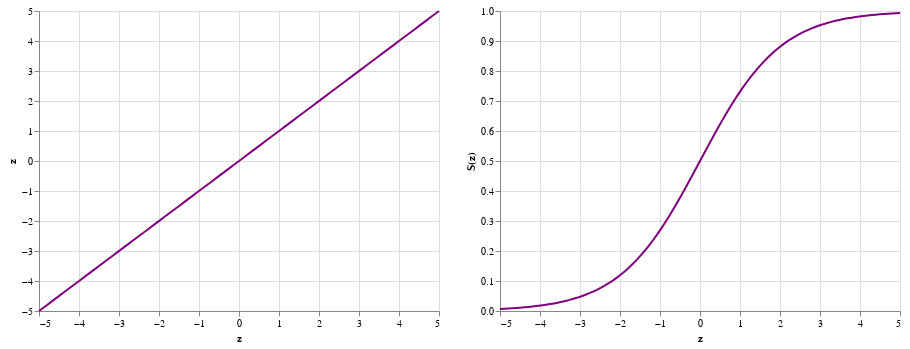

The code cell stored with this chart in its notebook:
### Markdown cell above
Notes in how to learn the weights of a logistic unit:
- As we mentioned, adding layers of linear units does not change the learning capacities of a neural network, thefore, we will examine the learning algorithm procedure for a multilayer network with non-linear units directly.
- With hidden units, we face non-convex optimization problem, where the error surface defined by the weights, it is not shaped like a bowl. Therefore, you can easily get stuck in a local minima.
- We know how to compute the derivatives to adjust the weights in a network withouth hidden units. Unfortunately, such procedure does not generalize to multilayer networks. The challenge is to find a way to train the network
- Threshold functions won't work, because their derivative is infinite at the threshold, and zero elsewhere.
- The fact that sigmoid functions change smoothly and constiniously, generates nice derivative which make learning easy.
- To train the network, we first need to compute the derivative of the output with respect to the logit and the derivative of the logit with respect to the weights. Then, we can compute the derivative of the output with respect to the weights.

As we know, a linear function is defined as:
\begin{equation*}
z = \sum_{k=1}^n w_k x_k = w_0 x_0 + w_1 x_1 + ... + w_n x_n
\end{equation*}

The sigmoid function, will take the output ***z*** from the linear function as follow:

\begin{equation*}
S(z) =  \frac{\mathrm{1} }{\mathrm{1} + e^{-z} } 
\end{equation*}

HERE: equation that take the derivative of the error with respect to the weights

HERE: Explain how this generalize to training multiple layers using the backpropagation algorithm
- The key idea behind backpropagation is to compute how fast the error changes, as we change the **activity** of the hidden units.
- This means that we don't try to compute the 'ideal' activity of a hidden unit, but to compute the error derivatives with respect to the activity of the hidden units.
- Since the activity of a hidden unit, may affect the activity of many output units, and therefore, to affect the overall error via multiple outputs.
- The idea is to compute the error derivatives for all the hidden units **at the same time**. Once we have those derivatives, is easy to compute the error derivatives for the weights going into a hidden unit.

### Code cell
from scipy.special import expit
import numpy as np
import pandas as pd
import altair as alt

z = np.linspace(-5.0, 5.0, num=100)
s = expit(x)
df = pd.DataFrame({'z':z, 'S(z)':s})

base = alt.Chart(df).mark_line(color='purple')

lin = base.encode(
    x='z',
    y='z'
)

sig = base.encode(
    x='z',
    y='S(z)'
)


lin | sig

### Figure 1 — Vega-Lite specification as saved in the notebook (floating-point values rounded to 4 significant figures)
{"$schema": "https://vega.github.io/schema/vega-lite/v3.4.0.json", "config": {"mark": {"tooltip": null}, "view": {"height": 300, "width": 400}}, "data": {"name": "data-f0e08cf570932e7107b5384acad922d7"}, "datasets": {"data-f0e08cf570932e7107b5384acad922d7": [{"S(z)": 0.006693, "z": -5}, {"S(z)": 0.007399, "z": -4.899}, {"S(z)": 0.008179, "z": -4.798}, {"S(z)": 0.00904, "z": -4.697}, {"S(z)": 0.009992, "z": -4.596}, {"S(z)": 0.01104, "z": -4.495}, {"S(z)": 0.0122, "z": -4.394}, {"S(z)": 0.01348, "z": -4.293}, {"S(z)": 0.01489, "z": -4.192}, {"S(z)": 0.01645, "z": -4.091}, {"S(z)": 0.01817, "z": -3.99}, {"S(z)": 0.02006, "z": -3.889}, {"S(z)": 0.02214, "z": -3.788}, {"S(z)": 0.02444, "z": -3.687}, {"S(z)": 0.02697, "z": -3.586}, {"S(z)": 0.02975, "z": -3.485}, {"S(z)": 0.0328, "z": -3.384}, {"S(z)": 0.03617, "z": -3.283}, {"S(z)": 0.03986, "z": -3.182}, {"S(z)": 0.04391, "z": -3.081}, {"S(z)": 0.04835, "z": -2.98}, {"S(z)": 0.05321, "z": -2.879}, {"S(z)": 0.05854, "z": -2.778}, {"S(z)": 0.06436, "z": -2.677}, {"S(z)": 0.07072, "z": -2.576}, {"S(z)": 0.07765, "z": -2.475}, {"S(z)": 0.0852, "z": -2.374}, {"S(z)": 0.09341, "z": -2.273}, {"S(z)": 0.1023, "z": -2.172}, {"S(z)": 0.112, "z": -2.071}, {"S(z)": 0.1224, "z": -1.97}, {"S(z)": 0.1337, "z": -1.869}, {"S(z)": 0.1458, "z": -1.768}, {"S(z)": 0.1589, "z": -1.667}, {"S(z)": 0.1728, "z": -1.566}, {"S(z)": 0.1878, "z": -1.465}, {"S(z)": 0.2036, "z": -1.364}, {"S(z)": 0.2205, "z": -1.263}, {"S(z)": 0.2384, "z": -1.162}, {"S(z)": 0.2572, "z": -1.061}, {"S(z)": 0.277, "z": -0.9596}, {"S(z)": 0.2976, "z": -0.8586}, {"S(z)": 0.3192, "z": -0.7576}, {"S(z)": 0.3415, "z": -0.6566}, {"S(z)": 0.3646, "z": -0.5556}, {"S(z)": 0.3883, "z": -0.4545}, {"S(z)": 0.4125, "z": -0.3535}, {"S(z)": 0.4372, "z": -0.2525}, {"S(z)": 0.4622, "z": -0.1515}, {"S(z)": 0.4874, "z": -0.05051}, {"S(z)": 0.5126, "z": 0.05051}, {"S(z)": 0.5378, "z": 0.1515}, {"S(z)": 0.5628, "z": 0.2525}, {"S(z)": 0.5875, "z": 0.3535}, {"S(z)": 0.6117, "z": 0.4545}, {"S(z)": 0.6354, "z": 0.5556}, {"S(z)": 0.6585, "z": 0.6566}, {"S(z)": 0.6808, "z": 0.7576}, {"S(z)": 0.7024, "z": 0.8586}, {"S(z)": 0.723, "z": 0.9596}, {"S(z)": 0.7428, "z": 1.061}, {"S(z)": 0.7616, "z": 1.162}, {"S(z)": 0.7795, "z": 1.263}, {"S(z)": 0.7964, "z": 1.364}, {"S(z)": 0.8122, "z": 1.465}, {"S(z)": 0.8272, "z": 1.566}, {"S(z)": 0.8411, "z": 1.667}, {"S(z)": 0.8542, "z": 1.768}, {"S(z)": 0.8663, "z": 1.869}, {"S(z)": 0.8776, "z": 1.97}, {"S(z)": 0.888, "z": 2.071}, {"S(z)": 0.8977, "z": 2.172}, {"S(z)": 0.9066, "z": 2.273}, {"S(z)": 0.9148, "z": 2.374}, {"S(z)": 0.9224, "z": 2.475}, {"S(z)": 0.9293, "z": 2.576}, {"S(z)": 0.9356, "z": 2.677}, {"S(z)": 0.9415, "z": 2.778}, {"S(z)": 0.9468, "z": 2.879}, {"S(z)": 0.9517, "z": 2.98}, {"S(z)": 0.9561, "z": 3.081}, {"S(z)": 0.9601, "z": 3.182}, {"S(z)": 0.9638, "z": 3.283}, {"S(z)": 0.9672, "z": 3.384}, {"S(z)": 0.9703, "z": 3.485}, {"S(z)": 0.973, "z": 3.586}, {"S(z)": 0.9756, "z": 3.687}, {"S(z)": 0.9779, "z": 3.788}, {"S(z)": 0.9799, "z": 3.889}, {"S(z)": 0.9818, "z": 3.99}, {"S(z)": 0.9836, "z": 4.091}, {"S(z)": 0.9851, "z": 4.192}, {"S(z)": 0.9865, "z": 4.293}, {"S(z)": 0.9878, "z": 4.394}, {"S(z)": 0.989, "z": 4.495}, {"S(z)": 0.99, "z": 4.596}, {"S(z)": 0.991, "z": 4.697}, {"S(z)": 0.9918, "z": 4.798}, {"S(z)": 0.9926, "z": 4.899}, {"S(z)": 0.9933, "z": 5}]}, "hconcat": [{"encoding": {"x": {"field": "z", "type": "quantitative"}, "y": {"field": "z", "type": "quantitative"}}, "mark": {"color": "purple", "type": "line"}}, {"encoding": {"x": {"field": "z", "type": "quantitative"}, "y": {"field": "S(z)", "type": "quantitative"}}, "mark": {"color": "purple", "type": "line"}}]}
